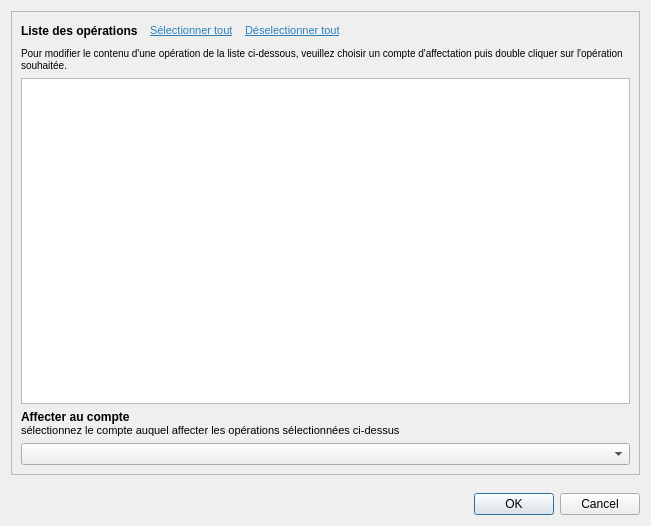
<?xml version="1.0" encoding="UTF-8"?>
<ui version="4.0">
 <class>ImportOfxDialog</class>
 <widget class="QDialog" name="ImportOfxDialog">
  <property name="geometry">
   <rect>
    <x>0</x>
    <y>0</y>
    <width>651</width>
    <height>526</height>
   </rect>
  </property>
  <property name="windowTitle">
   <string>Importer...</string>
  </property>
  <property name="windowIcon">
   <iconset resource="../resources.qrc">
    <normaloff>:/Kotidien/ui/icons/ofx.png</normaloff>:/Kotidien/ui/icons/ofx.png</iconset>
  </property>
  <property name="modal">
   <bool>true</bool>
  </property>
  <layout class="QVBoxLayout" name="verticalLayout">
   <item>
    <widget class="QFrame" name="frame">
     <property name="frameShape">
      <enum>QFrame::StyledPanel</enum>
     </property>
     <property name="frameShadow">
      <enum>QFrame::Raised</enum>
     </property>
     <layout class="QVBoxLayout" name="verticalLayout_2">
      <item>
       <layout class="QHBoxLayout" name="horizontalLayout_2">
        <property name="spacing">
         <number>12</number>
        </property>
        <item>
         <widget class="QLabel" name="label">
          <property name="font">
           <font>
            <weight>75</weight>
            <bold>true</bold>
           </font>
          </property>
          <property name="text">
           <string>Liste des opérations</string>
          </property>
         </widget>
        </item>
        <item>
         <widget class="QLabel" name="selectAll">
          <property name="text">
           <string>&lt;html&gt;&lt;head/&gt;&lt;body&gt;&lt;p&gt;&lt;a href=&quot;selectall&quot;&gt;&lt;span style=&quot; font-size:8pt; text-decoration: underline; color:#2980b9;&quot;&gt;Sélectionner tout&lt;/span&gt;&lt;/a&gt;&lt;/p&gt;&lt;/body&gt;&lt;/html&gt;</string>
          </property>
          <property name="textInteractionFlags">
           <set>Qt::LinksAccessibleByKeyboard|Qt::LinksAccessibleByMouse</set>
          </property>
         </widget>
        </item>
        <item>
         <widget class="QLabel" name="unselectAll">
          <property name="text">
           <string>&lt;html&gt;&lt;head/&gt;&lt;body&gt;&lt;p&gt;&lt;a href=&quot;unselectall&quot;&gt;&lt;span style=&quot; font-size:8pt; text-decoration: underline; color:#2980b9;&quot;&gt;Déselectionner tout&lt;/span&gt;&lt;/a&gt;&lt;/p&gt;&lt;/body&gt;&lt;/html&gt;</string>
          </property>
          <property name="textInteractionFlags">
           <set>Qt::LinksAccessibleByKeyboard|Qt::LinksAccessibleByMouse</set>
          </property>
         </widget>
        </item>
        <item>
         <spacer name="horizontalSpacer">
          <property name="orientation">
           <enum>Qt::Horizontal</enum>
          </property>
          <property name="sizeHint" stdset="0">
           <size>
            <width>40</width>
            <height>20</height>
           </size>
          </property>
         </spacer>
        </item>
       </layout>
      </item>
      <item>
       <widget class="QLabel" name="label_3">
        <property name="text">
         <string>&lt;small&gt;Pour modifier le contenu d'une opération de la liste ci-dessous, veuillez choisir un compte d'affectation puis double cliquer sur l'opération souhaitée.&lt;/small&gt;</string>
        </property>
        <property name="wordWrap">
         <bool>true</bool>
        </property>
       </widget>
      </item>
      <item>
       <widget class="QTreeView" name="opeList">
        <property name="showDropIndicator" stdset="0">
         <bool>false</bool>
        </property>
        <property name="alternatingRowColors">
         <bool>true</bool>
        </property>
        <property name="selectionMode">
         <enum>QAbstractItemView::NoSelection</enum>
        </property>
        <property name="rootIsDecorated">
         <bool>false</bool>
        </property>
        <property name="uniformRowHeights">
         <bool>true</bool>
        </property>
        <property name="itemsExpandable">
         <bool>false</bool>
        </property>
        <attribute name="headerMinimumSectionSize">
         <number>1</number>
        </attribute>
        <attribute name="headerStretchLastSection">
         <bool>false</bool>
        </attribute>
       </widget>
      </item>
      <item>
       <widget class="QLabel" name="label_2">
        <property name="font">
         <font>
          <weight>50</weight>
          <bold>false</bold>
         </font>
        </property>
        <property name="text">
         <string>&lt;html&gt;&lt;head/&gt;&lt;body&gt;&lt;p&gt;&lt;span style=&quot; font-weight:600;&quot;&gt;Affecter au compte&lt;/span&gt;&lt;br /&gt;&lt;span style=&quot; font-size:8pt;&quot;&gt;sélectionnez le compte auquel affecter les opérations sélectionnées ci-dessus&lt;/span&gt;&lt;/p&gt;&lt;/body&gt;&lt;/html&gt;</string>
        </property>
       </widget>
      </item>
      <item>
       <widget class="QComboBox" name="accountsList">
        <property name="sizePolicy">
         <sizepolicy hsizetype="Expanding" vsizetype="Fixed">
          <horstretch>0</horstretch>
          <verstretch>0</verstretch>
         </sizepolicy>
        </property>
       </widget>
      </item>
     </layout>
    </widget>
   </item>
   <item>
    <spacer name="verticalSpacer_2">
     <property name="orientation">
      <enum>Qt::Vertical</enum>
     </property>
     <property name="sizeType">
      <enum>QSizePolicy::Fixed</enum>
     </property>
     <property name="sizeHint" stdset="0">
      <size>
       <width>20</width>
       <height>12</height>
      </size>
     </property>
    </spacer>
   </item>
   <item>
    <widget class="QDialogButtonBox" name="buttonBox">
     <property name="orientation">
      <enum>Qt::Horizontal</enum>
     </property>
     <property name="standardButtons">
      <set>QDialogButtonBox::Cancel|QDialogButtonBox::Ok</set>
     </property>
    </widget>
   </item>
  </layout>
 </widget>
 <resources>
  <include location="../resources.qrc"/>
 </resources>
 <connections>
  <connection>
   <sender>buttonBox</sender>
   <signal>rejected()</signal>
   <receiver>ImportOfxDialog</receiver>
   <slot>reject()</slot>
   <hints>
    <hint type="sourcelabel">
     <x>316</x>
     <y>260</y>
    </hint>
    <hint type="destinationlabel">
     <x>286</x>
     <y>274</y>
    </hint>
   </hints>
  </connection>
 </connections>
</ui>
